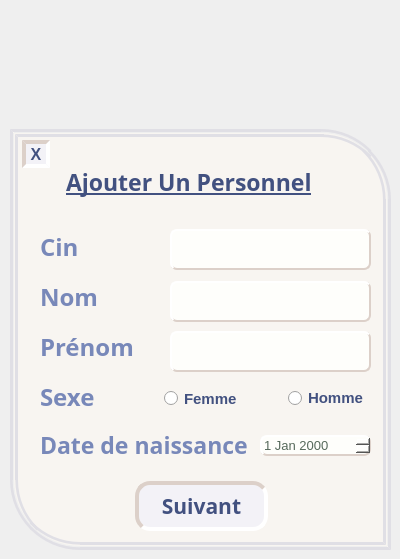
         <widget class="QWidget" name="ajouterpersonnel">
          <property name="styleSheet">
           <string notr="true">#ajouterpersonnel{ background: #fbf9f9;}</string>
          </property>
          <attribute name="title">
           <string>Tab 2</string>
          </attribute>
          <widget class="QFrame" name="ajouterperso1">
           <property name="geometry">
            <rect>
             <x>10</x>
             <y>129</y>
             <width>381</width>
             <height>421</height>
            </rect>
           </property>
           <property name="styleSheet">
            <string notr="true">#ajouterperso1{background:#f8f5f1;border:8px double #e0dfe5;  border-top-right-radius: 70px;   border-bottom-left-radius: 70px;}
#titreajoutperso1{color:#425180;}
#cinpersoL{color:#7888b9;}
#nompersoL{color:#7888b9;}
#prenompersoL{color:#7888b9;}
#sexepersoL{color:#7888b9;}
#dobpersoL{color:#7888b9;}
#cinperso{ 
color: #425180;
font-weight: bold;
font-size: 15px;
border: 2px outset #dcd0c9;
border-radius: 7px;
background-color: #fefefb;
  selection-background-color: #d3d3d3;
selection-color: #33457d;

}
#cinperso:hover{
border: 2px inset #dcd0c9;
background:#f3f2f7;
}
#nomperso{ selection-color: #33457d;
color: #425180;
font-weight: bold;
font-size: 15px;
border: 2px outset #dcd0c9;
border-radius: 7px;
background-color: #fefefb;
  selection-background-color: #d3d3d3;
}
#nomperso:hover{
border: 2px inset #dcd0c9;
background:#f3f2f7;
}
#prenomperso{ selection-color: #33457d;
color: #425180;
font-weight: bold;
font-size: 15px;
border: 2px outset #dcd0c9;
border-radius: 7px;
background-color: #fefefb;
  selection-background-color: #d3d3d3;
}
#prenomperso:hover{
border: 2px inset #dcd0c9;
background:#f3f2f7;
}
#femmeperso{ color:#425180;
font-weight: bold;
font-size: 15px;}
#hommeperso{color:#425180;
font-weight: bold;
font-size: 15px;}
#femmeperso::indicator::checked{border-image: url(:/images/femme.png);}

#hommeperso::indicator::checked{border-image: url(:/images/homme.png);}
#dobperso{color:#56695b;
 selection-color:#56695b;
border: 2px outset #dcd0c9;
border-radius: 7px;
background: #fefefb;
selection-background-color: #e3dac9;}
#confirmersuivantperso{
color:#425180;
border: 4px inset #dcd0c9;
border-radius: 15px;
background: #f3f2f7;
}
#confirmersuivantperso:hover{
border: 4px outset #dcd0c9;
background: #e0dfe5;
}
#confirmersuivantperso:pressed{
border: 4px inset #dcd0c9;
background: #f6f1f7;
}
#closeajouterperso{
color:#425180;
border: 4px inset #dcd0c9;
border-radius: 15px;
background: #f3f2f7;
}
#closeajouterperso:hover{
border: 4px outset #dcd0c9;
background: #f0e4e0;
}
#closeajouterperso:pressed{
border: 4px inset #dcd0c9;
background: #f6f1f7;
}
</string>
           </property>
           <property name="frameShape">
            <enum>QFrame::StyledPanel</enum>
           </property>
           <property name="frameShadow">
            <enum>QFrame::Raised</enum>
           </property>
           <widget class="QLineEdit" name="cinperso">
            <property name="geometry">
             <rect>
              <x>160</x>
              <y>100</y>
              <width>201</width>
              <height>41</height>
             </rect>
            </property>
           </widget>
           <widget class="QLabel" name="cinpersoL">
            <property name="geometry">
             <rect>
              <x>30</x>
              <y>102</y>
              <width>71</width>
              <height>31</height>
             </rect>
            </property>
            <property name="font">
             <font>
              <family>Bell MT</family>
              <pointsize>18</pointsize>
              <weight>75</weight>
              <bold>true</bold>
             </font>
            </property>
            <property name="text">
             <string>Cin</string>
            </property>
           </widget>
           <widget class="QPushButton" name="confirmersuivantperso">
            <property name="geometry">
             <rect>
              <x>125</x>
              <y>352</y>
              <width>133</width>
              <height>50</height>
             </rect>
            </property>
            <property name="font">
             <font>
              <family>Bell MT</family>
              <pointsize>16</pointsize>
              <weight>75</weight>
              <bold>true</bold>
              <kerning>true</kerning>
             </font>
            </property>
            <property name="text">
             <string>Suivant</string>
            </property>
           </widget>
           <widget class="QLabel" name="titreajoutperso1">
            <property name="geometry">
             <rect>
              <x>56</x>
              <y>37</y>
              <width>311</width>
              <height>31</height>
             </rect>
            </property>
            <property name="font">
             <font>
              <family>Bell MT</family>
              <pointsize>17</pointsize>
              <weight>75</weight>
              <bold>true</bold>
              <underline>true</underline>
             </font>
            </property>
            <property name="text">
             <string>Ajouter Un Personnel</string>
            </property>
           </widget>
           <widget class="QLabel" name="nompersoL">
            <property name="geometry">
             <rect>
              <x>30</x>
              <y>152</y>
              <width>81</width>
              <height>31</height>
             </rect>
            </property>
            <property name="font">
             <font>
              <family>Bell MT</family>
              <pointsize>18</pointsize>
              <weight>75</weight>
              <bold>true</bold>
             </font>
            </property>
            <property name="text">
             <string>Nom</string>
            </property>
           </widget>
           <widget class="QLabel" name="prenompersoL">
            <property name="geometry">
             <rect>
              <x>30</x>
              <y>202</y>
              <width>131</width>
              <height>31</height>
             </rect>
            </property>
            <property name="font">
             <font>
              <family>Bell MT</family>
              <pointsize>18</pointsize>
              <weight>75</weight>
              <bold>true</bold>
             </font>
            </property>
            <property name="text">
             <string>Prénom</string>
            </property>
           </widget>
           <widget class="QLabel" name="dobpersoL">
            <property name="geometry">
             <rect>
              <x>30</x>
              <y>300</y>
              <width>221</width>
              <height>31</height>
             </rect>
            </property>
            <property name="font">
             <font>
              <family>Bell MT</family>
              <pointsize>17</pointsize>
              <weight>75</weight>
              <bold>true</bold>
             </font>
            </property>
            <property name="text">
             <string>Date de naissance</string>
            </property>
           </widget>
           <widget class="QLabel" name="sexepersoL">
            <property name="geometry">
             <rect>
              <x>30</x>
              <y>252</y>
              <width>81</width>
              <height>31</height>
             </rect>
            </property>
            <property name="font">
             <font>
              <family>Bell MT</family>
              <pointsize>18</pointsize>
              <weight>75</weight>
              <bold>true</bold>
             </font>
            </property>
            <property name="text">
             <string>Sexe</string>
            </property>
           </widget>
           <widget class="QLineEdit" name="nomperso">
            <property name="geometry">
             <rect>
              <x>160</x>
              <y>152</y>
              <width>201</width>
              <height>41</height>
             </rect>
            </property>
           </widget>
           <widget class="QLineEdit" name="prenomperso">
            <property name="geometry">
             <rect>
              <x>160</x>
              <y>202</y>
              <width>201</width>
              <height>41</height>
             </rect>
            </property>
           </widget>
           <widget class="QRadioButton" name="femmeperso">
            <property name="geometry">
             <rect>
              <x>154</x>
              <y>259</y>
              <width>81</width>
              <height>21</height>
             </rect>
            </property>
            <property name="text">
             <string>Femme</string>
            </property>
            <property name="iconSize">
             <size>
              <width>20</width>
              <height>20</height>
             </size>
            </property>
           </widget>
           <widget class="QRadioButton" name="hommeperso">
            <property name="geometry">
             <rect>
              <x>278</x>
              <y>259</y>
              <width>97</width>
              <height>20</height>
             </rect>
            </property>
            <property name="text">
             <string>Homme</string>
            </property>
           </widget>
           <widget class="QDateEdit" name="dobperso">
            <property name="geometry">
             <rect>
              <x>250</x>
              <y>306</y>
              <width>111</width>
              <height>21</height>
             </rect>
            </property>
            <property name="font">
             <font>
              <pointsize>10</pointsize>
             </font>
            </property>
           </widget>
           <widget class="QPushButton" name="closeajouterperso">
            <property name="geometry">
             <rect>
              <x>12</x>
              <y>11</y>
              <width>28</width>
              <height>28</height>
             </rect>
            </property>
            <property name="font">
             <font>
              <pointsize>12</pointsize>
              <weight>75</weight>
              <bold>true</bold>
             </font>
            </property>
            <property name="text">
             <string>X</string>
            </property>
           </widget>
          </widget>
         </widget>
